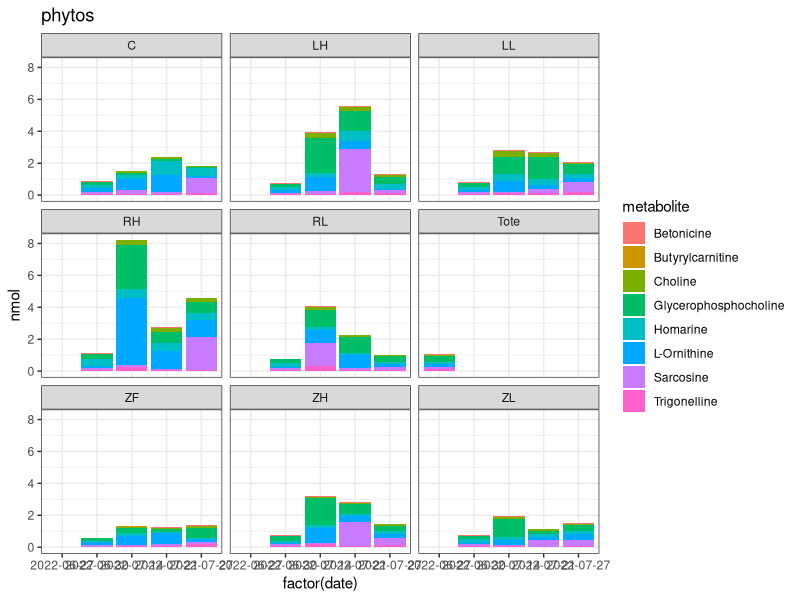
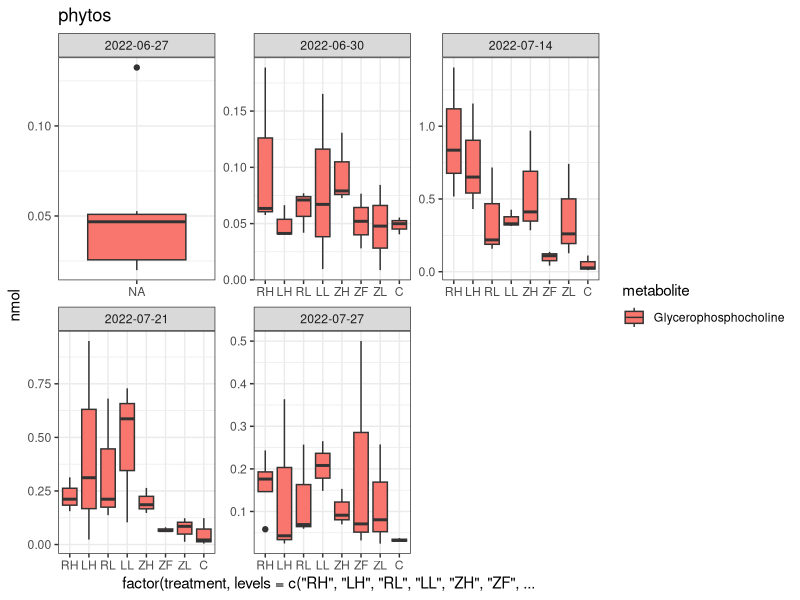

Write R code to recreate these figures, in order.
# Goal: Trends of metabs associated with phytoplankton (Bryn's paper)
library(tidyverse)
library(readr)
library(readxl)

# load in data
## peridice
peri <- read_csv("PERIDICE_metabolite_data.csv")
## pcpn data
pcpn <- read_xlsx("metadata/peridice_pcpn.xlsx") %>% 
  select(tank = Tank, treatment = Treatment2, date = Date, pn = `PN (uM)`, 
         pc = `PC (uM)`, cn = Cnratio,added_N_uM = AddN) %>% 
  mutate(triplicate = str_extract(tank, "\\d")) %>% 
  mutate(tank =  str_remove (tank, "1/2|1/3|2/2"))  %>% 
  group_by(tank, date) %>% 
  mutate(mean_pc = mean(pc)) %>% 
  distinct(mean_pc, .keep_all = TRUE) %>% 
  mutate(replicate = paste0("230616_Smp_", ""))

diatom_metabs <- data.frame(metabolite = c("Sarcosine", "Choline", "L-Cysteine",
                                           "Hydroxyproline",  "L-Ornithine","Trigonelline", "Betonicine", 
                                           "Turicine", "L-Cysteinylglycine", "Homarine",
                                           "Phosphocholine", "Butyrylcarnitine", 
                                           "Glycerophosphocholine"),
                            spec = "diatom",
                            type = "phytoplankton")

dino_metabs <- data.frame(metabolite = c("4-Aminobutyric acid", "Arsenobetaine",
                                         "Gonyol"),
                          spec = "dino",
                          type = "phytoplankton")

phyto_metabs <- diatom_metabs %>% 
  rbind(dino_metabs)

peri %>% 
  filter(metabolite %in% diatom_metabs$metabolite) %>%
  filter(nmol <= 10) %>% 
  ggplot() +
  geom_col(aes(x = factor(date), y = nmol, fill = metabolite), position = "stack") + 
  facet_wrap(~treatment) + 
  theme_bw() + 
  ggtitle("phytos")

phospho <- data.frame(metabolite = c("Glycerophosphocholine", "Choline", "Phosphocholine"))

peri %>% 
  filter(str_detect(metabolite, "Glycerophosphocholine")) %>%
  # mutate(trend = ifelse(treatment %in% c("LH|LL|ZL" > "RH|RL|ZH"),"red","blue")) %>% 
  ggplot() +
  geom_boxplot(aes(x = factor(treatment, levels = c("RH", "LH", "RL", "LL", "ZH", "ZF", "ZL", "C")), 
                   y = nmol, fill = metabolite)) + 
  facet_wrap(~date, scales = "free") + 
  theme_bw() + 
  ggtitle("phytos")
